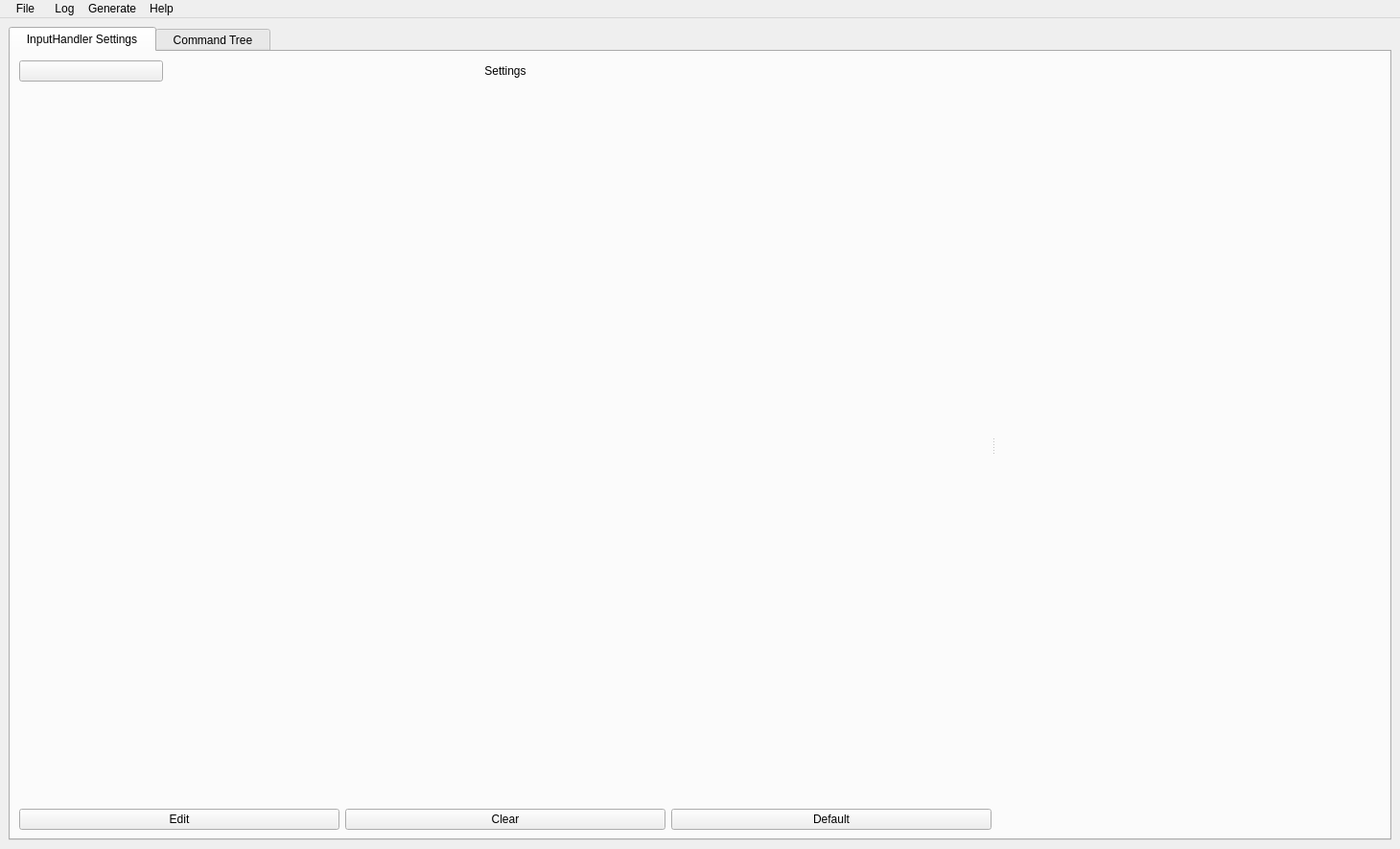
<?xml version="1.0" encoding="UTF-8"?>
<ui version="4.0">
 <class>MainWindow</class>
 <widget class="QMainWindow" name="MainWindow">
  <property name="geometry">
   <rect>
    <x>0</x>
    <y>0</y>
    <width>1460</width>
    <height>885</height>
   </rect>
  </property>
  <property name="sizePolicy">
   <sizepolicy hsizetype="Expanding" vsizetype="Expanding">
    <horstretch>0</horstretch>
    <verstretch>0</verstretch>
   </sizepolicy>
  </property>
  <property name="minimumSize">
   <size>
    <width>0</width>
    <height>0</height>
   </size>
  </property>
  <property name="mouseTracking">
   <bool>false</bool>
  </property>
  <property name="windowTitle">
   <string>InputHandler CLI generation tool</string>
  </property>
  <widget class="QWidget" name="centralwidget">
   <property name="enabled">
    <bool>true</bool>
   </property>
   <property name="sizePolicy">
    <sizepolicy hsizetype="Expanding" vsizetype="Expanding">
     <horstretch>0</horstretch>
     <verstretch>0</verstretch>
    </sizepolicy>
   </property>
   <property name="minimumSize">
    <size>
     <width>0</width>
     <height>0</height>
    </size>
   </property>
   <property name="mouseTracking">
    <bool>false</bool>
   </property>
   <property name="layoutDirection">
    <enum>Qt::LeftToRight</enum>
   </property>
   <layout class="QGridLayout" name="gridLayout_4">
    <item row="0" column="0">
     <widget class="QTabWidget" name="tabWidget">
      <property name="sizePolicy">
       <sizepolicy hsizetype="Expanding" vsizetype="Expanding">
        <horstretch>0</horstretch>
        <verstretch>0</verstretch>
       </sizepolicy>
      </property>
      <property name="minimumSize">
       <size>
        <width>0</width>
        <height>0</height>
       </size>
      </property>
      <property name="sizeIncrement">
       <size>
        <width>0</width>
        <height>0</height>
       </size>
      </property>
      <property name="mouseTracking">
       <bool>false</bool>
      </property>
      <property name="autoFillBackground">
       <bool>true</bool>
      </property>
      <property name="currentIndex">
       <number>0</number>
      </property>
      <widget class="QWidget" name="ih_settings_tab">
       <property name="sizePolicy">
        <sizepolicy hsizetype="Expanding" vsizetype="Expanding">
         <horstretch>0</horstretch>
         <verstretch>0</verstretch>
        </sizepolicy>
       </property>
       <property name="mouseTracking">
        <bool>false</bool>
       </property>
       <attribute name="title">
        <string>  InputHandler Settings  </string>
       </attribute>
       <layout class="QGridLayout" name="gridLayout_3">
        <item row="0" column="0">
         <widget class="QSplitter" name="settings_tab_splitter">
          <property name="sizePolicy">
           <sizepolicy hsizetype="Expanding" vsizetype="Expanding">
            <horstretch>0</horstretch>
            <verstretch>0</verstretch>
           </sizepolicy>
          </property>
          <property name="orientation">
           <enum>Qt::Horizontal</enum>
          </property>
          <widget class="QWidget" name="settings_container" native="true">
           <property name="sizePolicy">
            <sizepolicy hsizetype="Expanding" vsizetype="Expanding">
             <horstretch>0</horstretch>
             <verstretch>0</verstretch>
            </sizepolicy>
           </property>
           <layout class="QGridLayout" name="gridLayout_2">
            <item row="1" column="1">
             <widget class="QLabel" name="tab_1_settings_table_label">
              <property name="sizePolicy">
               <sizepolicy hsizetype="MinimumExpanding" vsizetype="Minimum">
                <horstretch>0</horstretch>
                <verstretch>0</verstretch>
               </sizepolicy>
              </property>
              <property name="minimumSize">
               <size>
                <width>0</width>
                <height>0</height>
               </size>
              </property>
              <property name="text">
               <string>Settings</string>
              </property>
              <property name="alignment">
               <set>Qt::AlignCenter</set>
              </property>
             </widget>
            </item>
            <item row="1" column="0">
             <widget class="QPushButton" name="settings_tree_collapse_button">
              <property name="maximumSize">
               <size>
                <width>150</width>
                <height>16777215</height>
               </size>
              </property>
              <property name="text">
               <string/>
              </property>
             </widget>
            </item>
            <item row="4" column="0">
             <widget class="QPushButton" name="edit_setting_button">
              <property name="sizePolicy">
               <sizepolicy hsizetype="MinimumExpanding" vsizetype="Fixed">
                <horstretch>0</horstretch>
                <verstretch>0</verstretch>
               </sizepolicy>
              </property>
              <property name="text">
               <string>Edit</string>
              </property>
             </widget>
            </item>
            <item row="4" column="2">
             <widget class="QPushButton" name="default_setting_button">
              <property name="sizePolicy">
               <sizepolicy hsizetype="MinimumExpanding" vsizetype="Fixed">
                <horstretch>0</horstretch>
                <verstretch>0</verstretch>
               </sizepolicy>
              </property>
              <property name="text">
               <string>Default</string>
              </property>
             </widget>
            </item>
            <item row="4" column="1">
             <widget class="QPushButton" name="clear_setting_button">
              <property name="sizePolicy">
               <sizepolicy hsizetype="MinimumExpanding" vsizetype="Fixed">
                <horstretch>0</horstretch>
                <verstretch>0</verstretch>
               </sizepolicy>
              </property>
              <property name="text">
               <string>Clear</string>
              </property>
             </widget>
            </item>
            <item row="2" column="0" colspan="3">
             <widget class="QWidget" name="settings_tree_container" native="true">
              <property name="sizePolicy">
               <sizepolicy hsizetype="Expanding" vsizetype="Expanding">
                <horstretch>0</horstretch>
                <verstretch>0</verstretch>
               </sizepolicy>
              </property>
             </widget>
            </item>
           </layout>
          </widget>
          <widget class="QWidget" name="settings_code_preview_container" native="true">
           <property name="sizePolicy">
            <sizepolicy hsizetype="Expanding" vsizetype="Expanding">
             <horstretch>0</horstretch>
             <verstretch>0</verstretch>
            </sizepolicy>
           </property>
          </widget>
         </widget>
        </item>
       </layout>
      </widget>
      <widget class="QWidget" name="command_tab">
       <property name="sizePolicy">
        <sizepolicy hsizetype="Expanding" vsizetype="Expanding">
         <horstretch>0</horstretch>
         <verstretch>0</verstretch>
        </sizepolicy>
       </property>
       <property name="mouseTracking">
        <bool>false</bool>
       </property>
       <property name="layoutDirection">
        <enum>Qt::LeftToRight</enum>
       </property>
       <attribute name="title">
        <string>  Command Tree  </string>
       </attribute>
       <layout class="QGridLayout" name="gridLayout_5">
        <item row="0" column="0">
         <widget class="QSplitter" name="command_tab_splitter">
          <property name="sizePolicy">
           <sizepolicy hsizetype="Expanding" vsizetype="Expanding">
            <horstretch>0</horstretch>
            <verstretch>0</verstretch>
           </sizepolicy>
          </property>
          <property name="orientation">
           <enum>Qt::Horizontal</enum>
          </property>
          <widget class="QWidget" name="commands_container" native="true">
           <property name="sizePolicy">
            <sizepolicy hsizetype="Expanding" vsizetype="Expanding">
             <horstretch>0</horstretch>
             <verstretch>0</verstretch>
            </sizepolicy>
           </property>
           <layout class="QGridLayout" name="gridLayout_6">
            <item row="0" column="0">
             <widget class="QPushButton" name="command_tree_collapse_button">
              <property name="sizePolicy">
               <sizepolicy hsizetype="MinimumExpanding" vsizetype="Minimum">
                <horstretch>0</horstretch>
                <verstretch>0</verstretch>
               </sizepolicy>
              </property>
              <property name="maximumSize">
               <size>
                <width>150</width>
                <height>25</height>
               </size>
              </property>
              <property name="toolTip">
               <string>open command settings menu</string>
              </property>
              <property name="text">
               <string/>
              </property>
             </widget>
            </item>
            <item row="2" column="0">
             <widget class="QPushButton" name="new_cmd_button">
              <property name="sizePolicy">
               <sizepolicy hsizetype="MinimumExpanding" vsizetype="Fixed">
                <horstretch>0</horstretch>
                <verstretch>0</verstretch>
               </sizepolicy>
              </property>
              <property name="minimumSize">
               <size>
                <width>0</width>
                <height>0</height>
               </size>
              </property>
              <property name="text">
               <string>New</string>
              </property>
             </widget>
            </item>
            <item row="2" column="1">
             <widget class="QPushButton" name="edit_cmd_button">
              <property name="sizePolicy">
               <sizepolicy hsizetype="MinimumExpanding" vsizetype="Fixed">
                <horstretch>0</horstretch>
                <verstretch>0</verstretch>
               </sizepolicy>
              </property>
              <property name="minimumSize">
               <size>
                <width>0</width>
                <height>0</height>
               </size>
              </property>
              <property name="text">
               <string>Edit</string>
              </property>
             </widget>
            </item>
            <item row="2" column="2">
             <widget class="QPushButton" name="delete_cmd_button">
              <property name="sizePolicy">
               <sizepolicy hsizetype="MinimumExpanding" vsizetype="Fixed">
                <horstretch>0</horstretch>
                <verstretch>0</verstretch>
               </sizepolicy>
              </property>
              <property name="text">
               <string>Delete</string>
              </property>
             </widget>
            </item>
            <item row="0" column="1">
             <widget class="QLabel" name="tab_2_command_tree_label">
              <property name="sizePolicy">
               <sizepolicy hsizetype="MinimumExpanding" vsizetype="Minimum">
                <horstretch>0</horstretch>
                <verstretch>0</verstretch>
               </sizepolicy>
              </property>
              <property name="minimumSize">
               <size>
                <width>0</width>
                <height>25</height>
               </size>
              </property>
              <property name="maximumSize">
               <size>
                <width>200</width>
                <height>16777215</height>
               </size>
              </property>
              <property name="text">
               <string>Commands</string>
              </property>
              <property name="alignment">
               <set>Qt::AlignCenter</set>
              </property>
             </widget>
            </item>
            <item row="1" column="0" colspan="3">
             <widget class="QWidget" name="command_tree_container" native="true">
              <property name="sizePolicy">
               <sizepolicy hsizetype="Expanding" vsizetype="Expanding">
                <horstretch>0</horstretch>
                <verstretch>0</verstretch>
               </sizepolicy>
              </property>
              <property name="minimumSize">
               <size>
                <width>0</width>
                <height>0</height>
               </size>
              </property>
             </widget>
            </item>
           </layout>
          </widget>
          <widget class="QWidget" name="commands_code_preview_container" native="true">
           <property name="sizePolicy">
            <sizepolicy hsizetype="Expanding" vsizetype="Expanding">
             <horstretch>0</horstretch>
             <verstretch>0</verstretch>
            </sizepolicy>
           </property>
          </widget>
         </widget>
        </item>
       </layout>
      </widget>
     </widget>
    </item>
   </layout>
  </widget>
  <widget class="QMenuBar" name="menubar">
   <property name="geometry">
    <rect>
     <x>0</x>
     <y>0</y>
     <width>1460</width>
     <height>22</height>
    </rect>
   </property>
   <widget class="QMenu" name="menuFile">
    <property name="title">
     <string>  File  </string>
    </property>
    <addaction name="actionOpen"/>
    <addaction name="actionOpen_Recent"/>
    <addaction name="actionSave"/>
    <addaction name="actionSave_As"/>
    <addaction name="actionPreferences"/>
    <addaction name="actionExit"/>
   </widget>
   <widget class="QMenu" name="menuHelp">
    <property name="title">
     <string>Help</string>
    </property>
    <addaction name="actionInputHandler_Documentation"/>
    <addaction name="actionAbout"/>
   </widget>
   <widget class="QMenu" name="menuGenerate">
    <property name="title">
     <string>Generate</string>
    </property>
    <addaction name="actionGenerate_CLI_Files"/>
   </widget>
   <widget class="QMenu" name="menuLog">
    <property name="title">
     <string>Log</string>
    </property>
    <addaction name="actionOpen_Log_History"/>
   </widget>
   <addaction name="menuFile"/>
   <addaction name="menuLog"/>
   <addaction name="menuGenerate"/>
   <addaction name="menuHelp"/>
  </widget>
  <action name="actionOpen">
   <property name="text">
    <string>Open</string>
   </property>
   <property name="shortcut">
    <string>Ctrl+O</string>
   </property>
  </action>
  <action name="actionSave">
   <property name="text">
    <string>Save</string>
   </property>
   <property name="shortcut">
    <string>Ctrl+S</string>
   </property>
  </action>
  <action name="actionPreferences">
   <property name="text">
    <string>Preferences</string>
   </property>
   <property name="shortcut">
    <string>Ctrl+P</string>
   </property>
  </action>
  <action name="actionInputHandler_Documentation">
   <property name="text">
    <string>InputHandler Documentation</string>
   </property>
   <property name="shortcut">
    <string>Ctrl+D</string>
   </property>
  </action>
  <action name="actionAbout">
   <property name="text">
    <string>About</string>
   </property>
  </action>
  <action name="actionGenerate_CLI_Files">
   <property name="text">
    <string>Generate CLI Files</string>
   </property>
   <property name="shortcut">
    <string>F2</string>
   </property>
  </action>
  <action name="actionSave_As">
   <property name="text">
    <string>Save As</string>
   </property>
   <property name="shortcut">
    <string>Ctrl+Shift+S</string>
   </property>
  </action>
  <action name="actionExit">
   <property name="text">
    <string>Exit</string>
   </property>
   <property name="shortcut">
    <string>Ctrl+X</string>
   </property>
  </action>
  <action name="actionOpen_Log_History">
   <property name="text">
    <string>Open Log History</string>
   </property>
   <property name="shortcut">
    <string>F1</string>
   </property>
  </action>
  <action name="actionOpen_Recent">
   <property name="text">
    <string>Open Recent</string>
   </property>
  </action>
 </widget>
 <tabstops>
  <tabstop>command_tree_collapse_button</tabstop>
  <tabstop>new_cmd_button</tabstop>
  <tabstop>edit_cmd_button</tabstop>
  <tabstop>delete_cmd_button</tabstop>
  <tabstop>edit_setting_button</tabstop>
  <tabstop>clear_setting_button</tabstop>
  <tabstop>default_setting_button</tabstop>
 </tabstops>
 <resources/>
 <connections/>
</ui>
